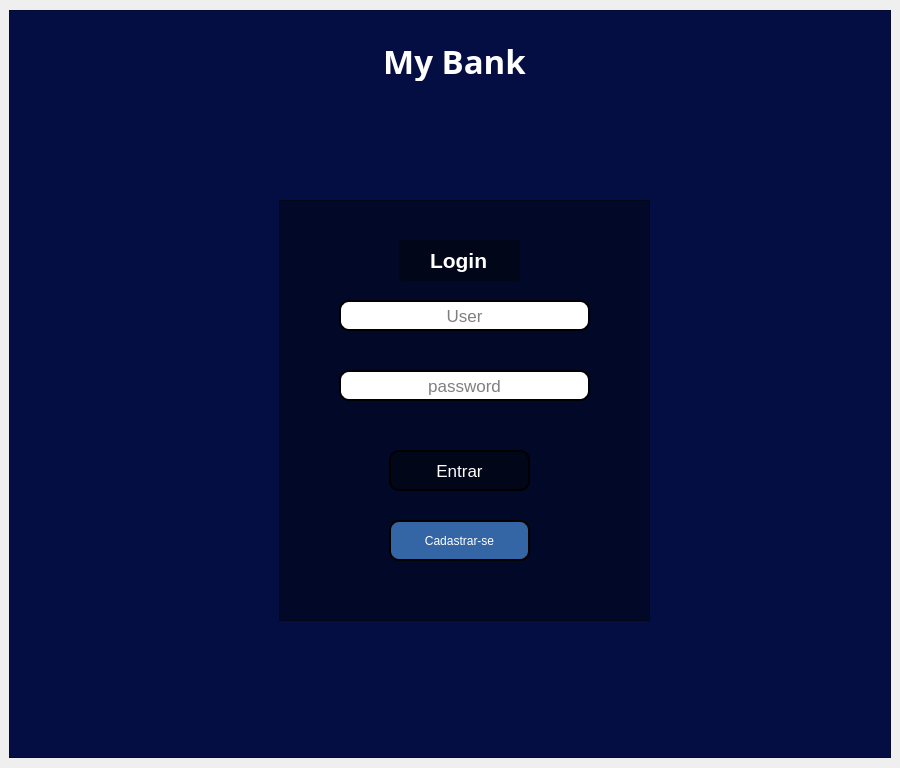
<?xml version="1.0" encoding="UTF-8"?>
<ui version="4.0">
 <class>tela_login</class>
 <widget class="QMainWindow" name="tela_login">
  <property name="geometry">
   <rect>
    <x>0</x>
    <y>0</y>
    <width>900</width>
    <height>768</height>
   </rect>
  </property>
  <property name="maximumSize">
   <size>
    <width>1024</width>
    <height>768</height>
   </size>
  </property>
  <property name="windowTitle">
   <string>MainWindow</string>
  </property>
  <widget class="QWidget" name="centralwidget">
   <layout class="QVBoxLayout" name="verticalLayout">
    <item>
     <widget class="QFrame" name="frame">
      <property name="minimumSize">
       <size>
        <width>540</width>
        <height>650</height>
       </size>
      </property>
      <property name="maximumSize">
       <size>
        <width>1024</width>
        <height>748</height>
       </size>
      </property>
      <property name="styleSheet">
       <string notr="true">background-color: rgb(4, 14, 66);
color: rgb(255, 255, 255);</string>
      </property>
      <property name="frameShape">
       <enum>QFrame::StyledPanel</enum>
      </property>
      <property name="frameShadow">
       <enum>QFrame::Raised</enum>
      </property>
      <widget class="QFrame" name="frame_2">
       <property name="geometry">
        <rect>
         <x>270</x>
         <y>190</y>
         <width>371</width>
         <height>421</height>
        </rect>
       </property>
       <property name="styleSheet">
        <string notr="true">background-color: rgba(1, 0, 0, 99);</string>
       </property>
       <property name="frameShape">
        <enum>QFrame::StyledPanel</enum>
       </property>
       <property name="frameShadow">
        <enum>QFrame::Raised</enum>
       </property>
       <widget class="QPushButton" name="pushButton">
        <property name="geometry">
         <rect>
          <x>110</x>
          <y>250</y>
          <width>141</width>
          <height>41</height>
         </rect>
        </property>
        <property name="font">
         <font>
          <pointsize>13</pointsize>
         </font>
        </property>
        <property name="styleSheet">
         <string notr="true">QPushButton{

border-radius: 10px;
border: 2px solid rgb(0, 0, 0);

}

QPushButton:hover{
	background-color: rgb(255, 255, 255);
	color: rgb(0, 0, 0);
	border: 2px solid rgb(32, 74, 135);
}</string>
        </property>
        <property name="text">
         <string>Entrar</string>
        </property>
       </widget>
       <widget class="QLineEdit" name="lineEdit">
        <property name="geometry">
         <rect>
          <x>60</x>
          <y>100</y>
          <width>251</width>
          <height>31</height>
         </rect>
        </property>
        <property name="font">
         <font>
          <pointsize>13</pointsize>
         </font>
        </property>
        <property name="styleSheet">
         <string notr="true">QLineEdit{

background-color: rgb(255, 255, 255);
border: 2px solid rgb(0, 0, 0);
border-radius: 10px;
color: rgb(0, 0, 0);

}</string>
        </property>
        <property name="text">
         <string/>
        </property>
        <property name="alignment">
         <set>Qt::AlignCenter</set>
        </property>
        <property name="placeholderText">
         <string>User</string>
        </property>
       </widget>
       <widget class="QLineEdit" name="lineEdit_2">
        <property name="geometry">
         <rect>
          <x>60</x>
          <y>170</y>
          <width>251</width>
          <height>31</height>
         </rect>
        </property>
        <property name="font">
         <font>
          <pointsize>13</pointsize>
         </font>
        </property>
        <property name="styleSheet">
         <string notr="true">QLineEdit{

background-color: rgb(255, 255, 255);
border: 2px solid rgb(0, 0, 0);
border-radius: 10px;
color: rgb(0, 0, 0);

}</string>
        </property>
        <property name="text">
         <string/>
        </property>
        <property name="echoMode">
         <enum>QLineEdit::Password</enum>
        </property>
        <property name="alignment">
         <set>Qt::AlignCenter</set>
        </property>
        <property name="placeholderText">
         <string>password</string>
        </property>
       </widget>
       <widget class="QLineEdit" name="lineEdit_3">
        <property name="geometry">
         <rect>
          <x>120</x>
          <y>40</y>
          <width>121</width>
          <height>41</height>
         </rect>
        </property>
        <property name="font">
         <font>
          <pointsize>16</pointsize>
          <weight>75</weight>
          <bold>true</bold>
         </font>
        </property>
        <property name="styleSheet">
         <string notr="true">background-color: rgba(1, 0, 0, 99);
padding: 5px;</string>
        </property>
        <property name="text">
         <string>Login</string>
        </property>
        <property name="alignment">
         <set>Qt::AlignCenter</set>
        </property>
       </widget>
       <widget class="QPushButton" name="pushButton_2">
        <property name="geometry">
         <rect>
          <x>110</x>
          <y>320</y>
          <width>141</width>
          <height>41</height>
         </rect>
        </property>
        <property name="styleSheet">
         <string notr="true">QPushButton{

background-color: rgb(52, 101, 164);	
border-radius: 10px;
border: 2px solid rgb(0, 0, 0);
}

QPushButton:hover{
	background-color: rgb(255, 255, 255);
	color: rgb(0, 0, 0);
	border: 2px solid rgb(32, 74, 135);
}</string>
        </property>
        <property name="text">
         <string>Cadastrar-se</string>
        </property>
       </widget>
      </widget>
      <widget class="QLabel" name="label">
       <property name="geometry">
        <rect>
         <x>370</x>
         <y>80</y>
         <width>151</width>
         <height>131</height>
        </rect>
       </property>
       <property name="text">
        <string/>
       </property>
       <property name="pixmap">
        <pixmap>imagens/icon_title.png</pixmap>
       </property>
       <property name="scaledContents">
        <bool>true</bool>
       </property>
      </widget>
      <widget class="QLabel" name="label_4">
       <property name="geometry">
        <rect>
         <x>260</x>
         <y>30</y>
         <width>371</width>
         <height>41</height>
        </rect>
       </property>
       <property name="font">
        <font>
         <family>Sawasdee</family>
         <pointsize>25</pointsize>
         <weight>75</weight>
         <bold>true</bold>
         <strikeout>false</strikeout>
         <kerning>false</kerning>
        </font>
       </property>
       <property name="styleSheet">
        <string notr="true">color: rgb(255, 255, 255);</string>
       </property>
       <property name="text">
        <string>My Bank</string>
       </property>
       <property name="alignment">
        <set>Qt::AlignCenter</set>
       </property>
      </widget>
      <zorder>label</zorder>
      <zorder>frame_2</zorder>
      <zorder>label_4</zorder>
     </widget>
    </item>
   </layout>
  </widget>
 </widget>
 <resources/>
 <connections/>
</ui>
